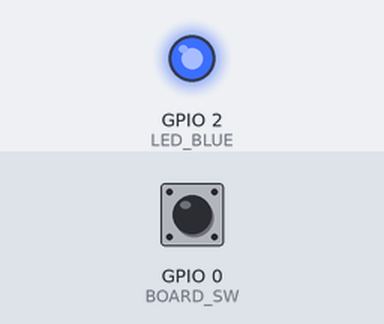
This sketch was run on a simulated ESP32. Shown: output pins drawn as LEDs (lit = HIGH). Dashed ring = blinking. The test bench sets the inputs (shaded band); at power-on: GPIO 0 (BOARD_SW) HIGH. Storage starts empty.

Above: at 3.0 s.
3.1 s: GPIO 0 (BOARD_SW) pulled LOW for 0.15 s
At 5.3 s:
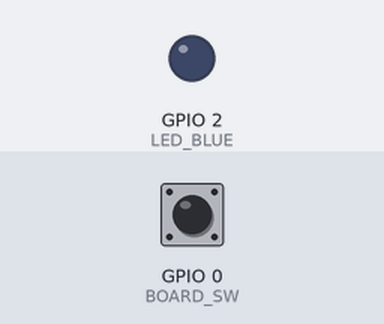
5.6 s: GPIO 0 (BOARD_SW) pulled LOW for 3.2 s
At 7.1 s:
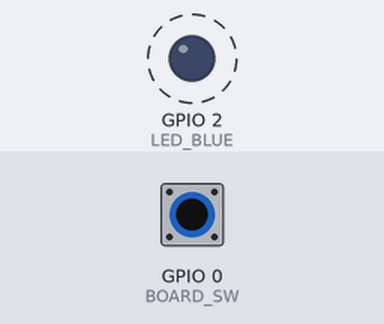
Timing chart, 0 to 9.8 s (numbered marks = the images above; inputs shaded):
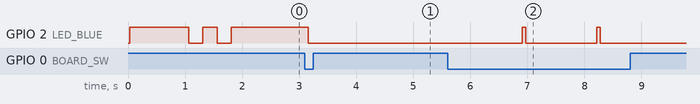

The sketch:

test1.ino
```cpp
#define LED_BLUE 2
#define BOARD_SW 0
#define EX_SW1 23

#define LED_ON HIGH
#define LED_OFF LOW

#define SW_ON LOW
#define SW_OFF HIGH

//#include <Wire.h>
#include <Arduino.h>
#include <SPIFFS.h>
#include <Stream.h>
//#include <EEPROM.h>

bool blLED = false;
String wrfile = "/led_sts.txt";//読み書きするファイル名を設定
String writeStr = "0";	//書き込み文字列を設定

//*******************************************************
void setup()
{
  //SPIFFS.begin(true);	//SPIFFS開始
  WriteLedSts("0");

  pinMode(LED_BLUE, OUTPUT);
  pinMode(BOARD_SW, INPUT_PULLUP);
  pinMode(EX_SW1, INPUT_PULLUP);

  xTaskCreatePinnedToCore(loop2, "loopTask", 4096, NULL, 1, NULL, 1);

  digitalWrite(LED_BLUE, LED_ON);
  delay(1000);

  if(ReadLedSts() == 0)
  {
    blLED = false;
    digitalWrite(LED_BLUE, LED_OFF);
  }
  else
  {
    blLED = true;
    digitalWrite(LED_BLUE, LED_ON);
  }

  ledFlash();

}


//*******************************************************
void loop() {
  //if(digitalRead(BOARD_SW) == SW_ON)
  if(blLED)
    digitalWrite(LED_BLUE, LED_ON);
  else
    digitalWrite(LED_BLUE, LED_OFF);
}

//*******************************************************
void loop2(void *pvParameters)
{
  int ledSts;
  while(1)
  {

    if(digitalRead(BOARD_SW) == SW_ON)
    {
      ledSts = ReadLedSts();
      if(ledSts == 0)
      {
        WriteLedSts("1");
        blLED = true;
        delay(500);
      }
      else
      {
        WriteLedSts("0");
        blLED = false;
        delay(500);
      }
      ledFlash();
    }

  }
}

//***************************************************
int ReadLedSts()
{
  SPIFFS.begin(true);	//SPIFFS開始
  File fr = SPIFFS.open(wrfile.c_str(), "r");//ファイルを読み込みモードで開く
  //String readStr = fr.readStringUntil('\n');//改行まで１行読み出し
  String readStr = fr.readString();
  fr.close();	//ファイルを閉じる
  SPIFFS.end();
  if(readStr == "0")
    return 0;
  else
    return 1;
}


//***************************************************
void WriteLedSts(String strWrite)
{
  SPIFFS.begin(true);	//SPIFFS開始
  File fw = SPIFFS.open(wrfile.c_str(), "w");//ファイルを書き込みモードで開く
  fw.println( strWrite );	//ファイルに書き込み
  fw.close();	//ファイルを閉じる
  SPIFFS.end();
}


//***************************************************
void ledFlash()
{
  digitalWrite(LED_BLUE, !digitalRead(LED_BLUE));
  delay(250);
  digitalWrite(LED_BLUE, !digitalRead(LED_BLUE));
  delay(250);
  digitalWrite(LED_BLUE, !digitalRead(LED_BLUE));
  delay(250);
  digitalWrite(LED_BLUE, !digitalRead(LED_BLUE));
}
```

Measured:
- after the input at 3.1 s, GPIO 2 (LED_BLUE): HIGH → LOW after 0.06 s
- after the input at 5.6 s, GPIO 2 (LED_BLUE): alternates HIGH for 0.06 s and LOW for 1.3 s, 4 changes in all, then stays LOW, starting after 1.3 s
